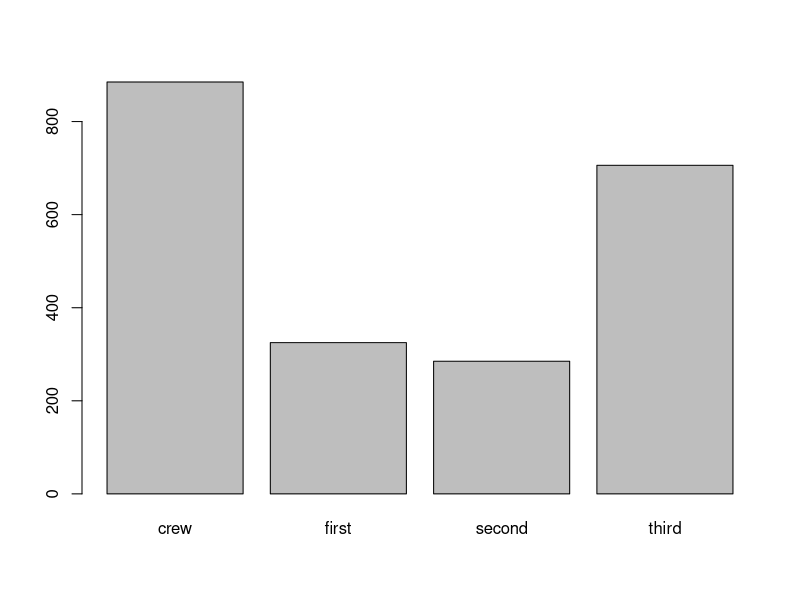
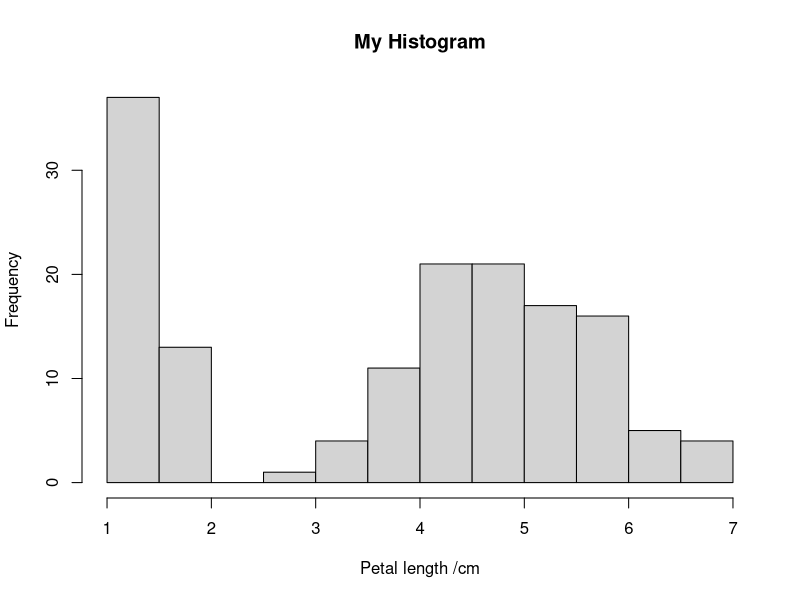
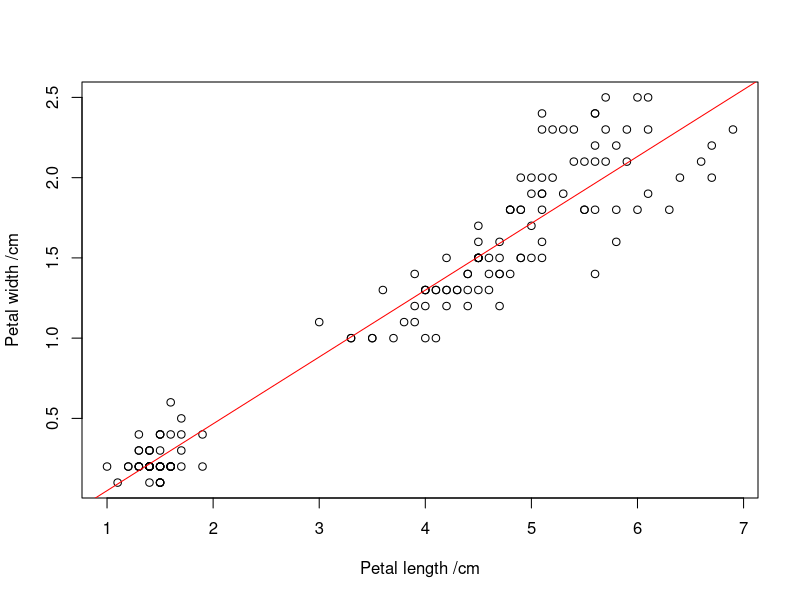
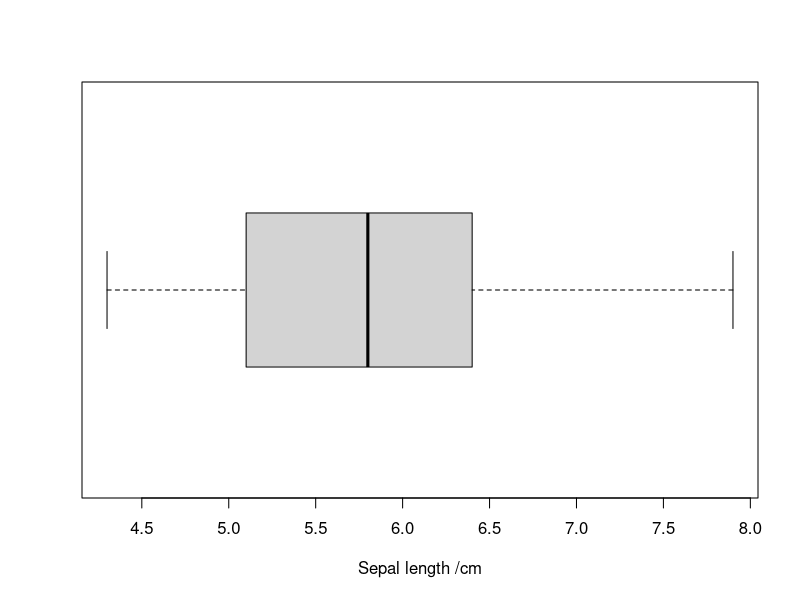

R code for these plots, in order: (Note: this script raises an error after producing the figures.)

### LOADING DATA

# Load a table of data from a CSV file
iris <- read.csv( "iris.csv" )

# See the variables (column names) that are present in the table
str( iris )

# Get hold of a named column as a data vector
iris$sepal.width


### DISPLAYING DATA

# Load the datasets
titanic <- read.csv( "titanic.csv" )
iris <- read.csv( "iris.csv" )

# A frequency table
table( titanic$status )

# A bar chart
barplot( table( titanic$status ) )

# A histogram
hist( iris$petal.length, main="My Histogram", xlab="Petal length /cm" )

# A scatter plot
plot( iris$petal.length, iris$petal.width, xlab="Petal length /cm", ylab="Petal width /cm" )

# Add a regression line
abline( lm( iris$petal.width ~ iris$petal.length ), col="red" )


### DESCRIPTIVE STATISTICS

# The mean
mean( iris$sepal.length )

# The median
median( iris$sepal.length )

# A function to get the mode
getmode <- function(v) {
   uniqv <- unique(v)
   uniqv[which.max(table(match(v, uniqv)))]
}
getmode( titanic$status )

# The interquartile range
IQR( iris$sepal.length )

# A box plot
boxplot( iris$sepal.length, horizontal=TRUE, xlab="Sepal length /cm" )

# The variance
var( iris$sepal.length )

# The standard deviation
std( iris$sepal.length )
